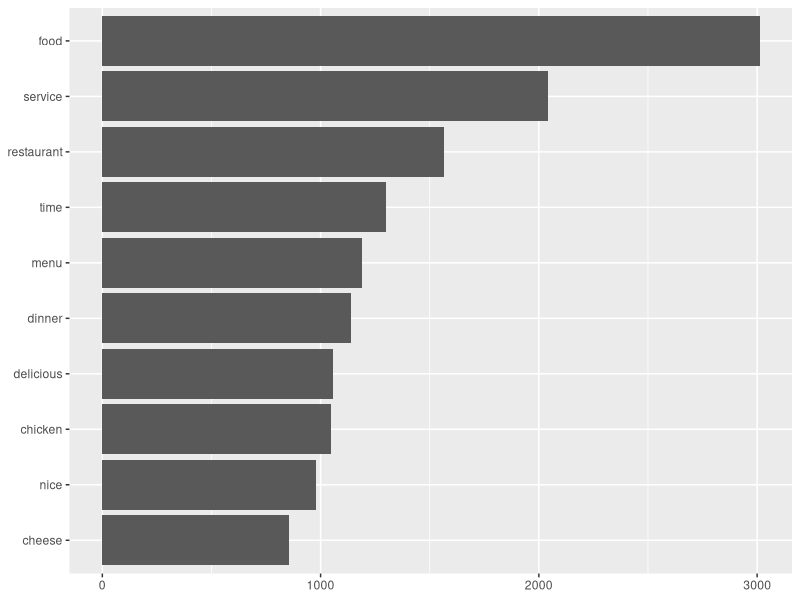
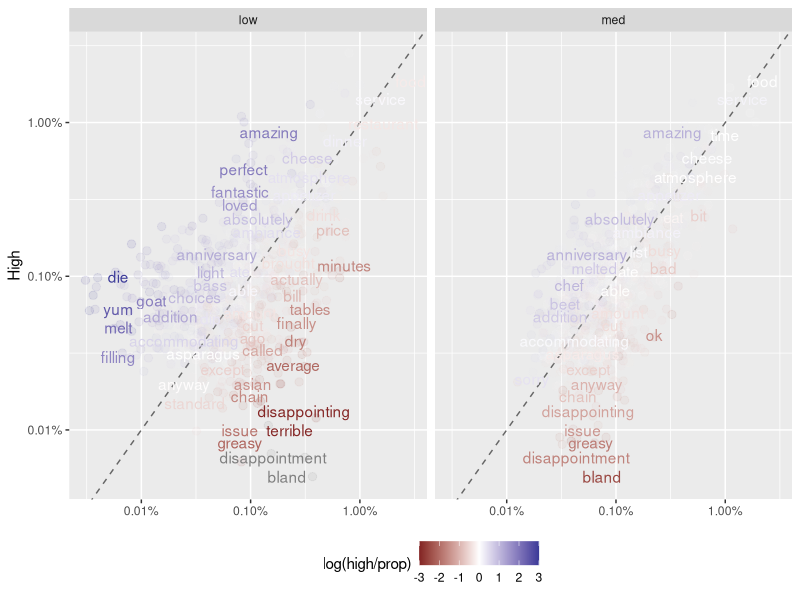

Reproduce these figures in R, in order. (Note: this script raises an error after producing the figures.)
library(ggplot2)
library(lubridate)
library(readr)
library(scales)
library(stringr)
library(tidyr)
library(tidytext)
library(tidyverse)

# 0. Raw data
data0 <- read_csv("all_CM_restaurants_Columbus.csv")

# 1. Remove columns of NA's, clean up date format
data1 <- data0 %>% select(1:7)
ymd <- ymd(data1$date_published)
mdy <- mdy(data1$date_published)
ymd[is.na(ymd)] <- mdy[is.na(ymd)]
data1$date_published <- ymd

# 2. Normalize table, split text strings
data_restaurant <- data1 %>%
  select(1:3) %>%
  unique()
data2 <- data1 %>%
  select(1, 4:7) %>%
  unnest_tokens(review_word, review_text)

# 3. Remove common words and rare words
data("stop_words")
colnames(stop_words) <- c("review_word", "lexicon")
common_words <- stop_words %>%
  filter(lexicon %in% c("snowball", "onix")) %>%
  select(review_word) %>%
  unique()
data3 <- data2 %>%
  anti_join(common_words, by = "review_word") %>%
  filter(is.na(as.numeric(review_word))) %>%
  select(review_word, rating_value)
word_freq <- data3 %>%
  count(review_word, sort = TRUE) %>%
  filter(n >= 50)
data3 <- data3 %>%
  right_join(word_freq, by = "review_word")

# 3.1 Visualize frequency based on data3
word_freq %>%
  head(10) %>%
  ggplot(aes(x = reorder(review_word, n), y = n)) +
    geom_col() +
    coord_flip() +
    labs(x = NULL, y = NULL)

# 4. Categorize words by ratings and prepare
word_by_rating <- c()
for (i in 1:5) {
  word_by_rating[[i]] <- data3 %>%
    filter(rating_value == i) %>%
    select(review_word)
}
data4 <- data3 %>%
  mutate(rating_factor = as.factor(ifelse(
    rating_value == 5, "high",
    ifelse(rating_value >= 3, "med", "low")
  ))) %>%
  count(review_word, rating_factor) %>%
  group_by(rating_factor) %>%
  mutate(prop = n / sum(n)) %>%
  select(-n)

# 4.1 Visualize relationship between words and ratings
data4 %>%
  spread(rating_factor, prop) %>%
  gather(rating_factor, prop, med, low) %>%
  ggplot(aes(x = prop, y = high, color = log(high / prop))) +
    geom_abline(color = "gray40", lty = 2) +
    geom_jitter(alpha = 0.1, size = 2.5, width = 0.3, height = 0.3) +
    geom_text(aes(label = review_word), check_overlap = TRUE, vjust = 1.5) +
    scale_x_log10(labels = percent_format()) +
    scale_y_log10(labels = percent_format()) +
    scale_color_gradient2(limits = c(-3, 3)) +
    facet_wrap(~rating_factor, ncol = 2) +
    theme(legend.position = "bottom") +
    labs(y = "High", x = NULL)

# 5. Models and hypotheses on previous relationship
# e.g. "die" and "amazing" for high, "average" and "disappointment" for low and med
--TODO
